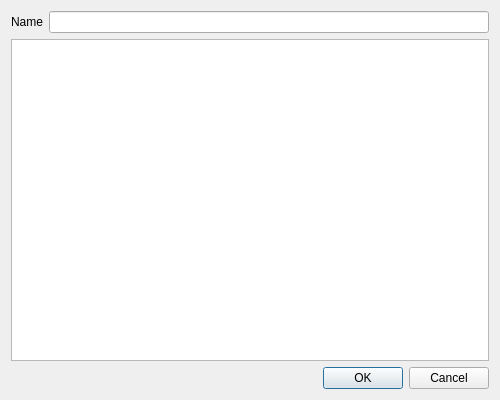
<?xml version="1.0" encoding="UTF-8"?>
<ui version="4.0">
 <class>InstallerManualDialog</class>
 <widget class="QDialog" name="InstallerManualDialog">
  <property name="geometry">
   <rect>
    <x>0</x>
    <y>0</y>
    <width>500</width>
    <height>400</height>
   </rect>
  </property>
  <property name="windowTitle">
   <string>Dialog</string>
  </property>
  <layout class="QVBoxLayout" name="verticalLayout">
   <item>
    <layout class="QFormLayout" name="nameFormLayout">
     <item row="0" column="0">
      <widget class="QLabel" name="nameLabel">
       <property name="text">
        <string>Name</string>
       </property>
      </widget>
     </item>
     <item row="0" column="1">
      <widget class="QLineEdit" name="nameLineEdit"/>
     </item>
    </layout>
   </item>
   <item>
    <widget class="QTreeWidget" name="treeWidget">
     <property name="headerHidden">
      <bool>true</bool>
     </property>
     <column>
      <property name="text">
       <string notr="true">1</string>
      </property>
     </column>
    </widget>
   </item>
   <item>
    <widget class="QDialogButtonBox" name="buttonBox">
     <property name="orientation">
      <enum>Qt::Horizontal</enum>
     </property>
     <property name="standardButtons">
      <set>QDialogButtonBox::Cancel|QDialogButtonBox::Ok</set>
     </property>
    </widget>
   </item>
  </layout>
 </widget>
 <resources/>
 <connections>
  <connection>
   <sender>buttonBox</sender>
   <signal>accepted()</signal>
   <receiver>InstallerManualDialog</receiver>
   <slot>accept()</slot>
   <hints>
    <hint type="sourcelabel">
     <x>248</x>
     <y>254</y>
    </hint>
    <hint type="destinationlabel">
     <x>157</x>
     <y>274</y>
    </hint>
   </hints>
  </connection>
  <connection>
   <sender>buttonBox</sender>
   <signal>rejected()</signal>
   <receiver>InstallerManualDialog</receiver>
   <slot>reject()</slot>
   <hints>
    <hint type="sourcelabel">
     <x>316</x>
     <y>260</y>
    </hint>
    <hint type="destinationlabel">
     <x>286</x>
     <y>274</y>
    </hint>
   </hints>
  </connection>
 </connections>
</ui>
